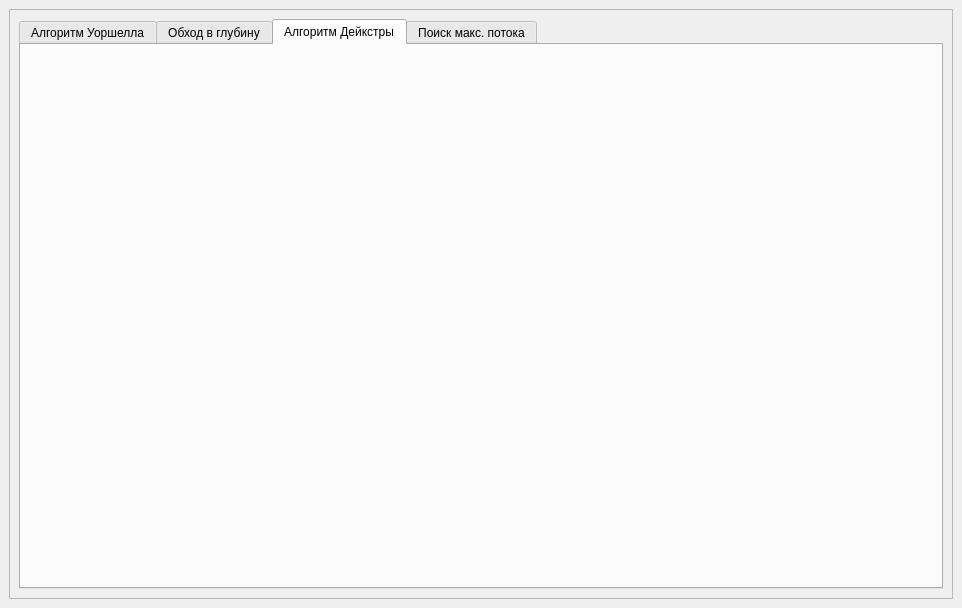
<?xml version="1.0" encoding="UTF-8"?>
<ui version="4.0">
 <class>MainWindow</class>
 <widget class="QMainWindow" name="MainWindow">
  <property name="geometry">
   <rect>
    <x>0</x>
    <y>0</y>
    <width>962</width>
    <height>608</height>
   </rect>
  </property>
  <property name="windowTitle">
   <string>MainWindow</string>
  </property>
  <widget class="QWidget" name="centralwidget">
   <layout class="QHBoxLayout" name="horizontalLayout">
    <item>
     <widget class="QFrame" name="frame">
      <property name="frameShape">
       <enum>QFrame::StyledPanel</enum>
      </property>
      <property name="frameShadow">
       <enum>QFrame::Raised</enum>
      </property>
      <layout class="QVBoxLayout" name="verticalLayout">
       <item>
        <widget class="QTabWidget" name="tabWidget">
         <property name="currentIndex">
          <number>2</number>
         </property>
         <widget class="QWidget" name="tab_1">
          <attribute name="title">
           <string>Алгоритм Уоршелла</string>
          </attribute>
          <layout class="QVBoxLayout" name="verticalLayout_2"/>
         </widget>
         <widget class="QWidget" name="tab_2">
          <attribute name="title">
           <string>Обход в глубину</string>
          </attribute>
          <layout class="QVBoxLayout" name="verticalLayout_12"/>
         </widget>
         <widget class="QWidget" name="tab_3">
          <attribute name="title">
           <string>Алгоритм Дейкстры</string>
          </attribute>
          <layout class="QVBoxLayout" name="verticalLayout_3"/>
         </widget>
         <widget class="QWidget" name="tab_4">
          <attribute name="title">
           <string>Поиск макс. потока</string>
          </attribute>
          <layout class="QVBoxLayout" name="verticalLayout_4"/>
         </widget>
        </widget>
       </item>
      </layout>
     </widget>
    </item>
   </layout>
  </widget>
 </widget>
 <resources/>
 <connections/>
</ui>
